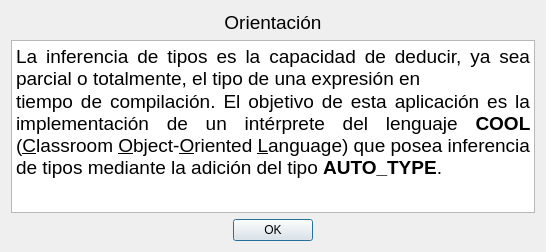
<?xml version="1.0" encoding="UTF-8"?>
<ui version="4.0">
 <class>Orientacion</class>
 <widget class="QDialog" name="Orientacion">
  <property name="geometry">
   <rect>
    <x>0</x>
    <y>0</y>
    <width>546</width>
    <height>252</height>
   </rect>
  </property>
  <property name="windowTitle">
   <string>Orientación</string>
  </property>
  <property name="windowIcon">
   <iconset>
    <normaloff>images/Qt.ico</normaloff>images/Qt.ico</iconset>
  </property>
  <layout class="QGridLayout" name="gridLayout">
   <item row="2" column="0">
    <widget class="QDialogButtonBox" name="buttonBox">
     <property name="orientation">
      <enum>Qt::Horizontal</enum>
     </property>
     <property name="standardButtons">
      <set>QDialogButtonBox::Ok</set>
     </property>
     <property name="centerButtons">
      <bool>true</bool>
     </property>
    </widget>
   </item>
   <item row="1" column="0">
    <widget class="QTextBrowser" name="textBrowser">
     <property name="html">
      <string>&lt;!DOCTYPE HTML PUBLIC &quot;-//W3C//DTD HTML 4.0//EN&quot; &quot;http://www.w3.org/TR/REC-html40/strict.dtd&quot;&gt;
&lt;html&gt;&lt;head&gt;&lt;meta name=&quot;qrichtext&quot; content=&quot;1&quot; /&gt;&lt;style type=&quot;text/css&quot;&gt;
p, li { white-space: pre-wrap; }
&lt;/style&gt;&lt;/head&gt;&lt;body style=&quot; font-family:'Ubuntu'; font-size:11pt; font-weight:400; font-style:normal;&quot;&gt;
&lt;p align=&quot;justify&quot; style=&quot; margin-top:0px; margin-bottom:0px; margin-left:0px; margin-right:0px; -qt-block-indent:0; text-indent:0px;&quot;&gt;&lt;span style=&quot; font-family:'MS Shell Dlg 2'; font-size:14pt;&quot;&gt;La inferencia de tipos es la capacidad de deducir, ya sea parcial o totalmente, el tipo de una expresión en&lt;/span&gt;&lt;/p&gt;
&lt;p align=&quot;justify&quot; style=&quot; margin-top:0px; margin-bottom:0px; margin-left:0px; margin-right:0px; -qt-block-indent:0; text-indent:0px;&quot;&gt;&lt;span style=&quot; font-family:'MS Shell Dlg 2'; font-size:14pt;&quot;&gt;tiempo de compilación. El objetivo de esta aplicación es la implementación de un intérprete del lenguaje &lt;/span&gt;&lt;span style=&quot; font-family:'MS Shell Dlg 2'; font-size:14pt; font-weight:600;&quot;&gt;COOL &lt;/span&gt;&lt;span style=&quot; font-family:'MS Shell Dlg 2'; font-size:14pt;&quot;&gt;  (&lt;/span&gt;&lt;span style=&quot; font-family:'MS Shell Dlg 2'; font-size:14pt; text-decoration: underline;&quot;&gt;C&lt;/span&gt;&lt;span style=&quot; font-family:'MS Shell Dlg 2'; font-size:14pt;&quot;&gt;lassroom &lt;/span&gt;&lt;span style=&quot; font-family:'MS Shell Dlg 2'; font-size:14pt; text-decoration: underline;&quot;&gt;O&lt;/span&gt;&lt;span style=&quot; font-family:'MS Shell Dlg 2'; font-size:14pt;&quot;&gt;bject-&lt;/span&gt;&lt;span style=&quot; font-family:'MS Shell Dlg 2'; font-size:14pt; text-decoration: underline;&quot;&gt;O&lt;/span&gt;&lt;span style=&quot; font-family:'MS Shell Dlg 2'; font-size:14pt;&quot;&gt;riented &lt;/span&gt;&lt;span style=&quot; font-family:'MS Shell Dlg 2'; font-size:14pt; text-decoration: underline;&quot;&gt;L&lt;/span&gt;&lt;span style=&quot; font-family:'MS Shell Dlg 2'; font-size:14pt;&quot;&gt;anguage) que posea inferencia de tipos mediante la adición del tipo &lt;/span&gt;&lt;span style=&quot; font-family:'MS Shell Dlg 2'; font-size:14pt; font-weight:600;&quot;&gt;AUTO_TYPE&lt;/span&gt;&lt;span style=&quot; font-family:'MS Shell Dlg 2'; font-size:14pt;&quot;&gt;.&lt;/span&gt;&lt;/p&gt;&lt;/body&gt;&lt;/html&gt;</string>
     </property>
    </widget>
   </item>
   <item row="0" column="0">
    <widget class="QLabel" name="label">
     <property name="font">
      <font>
       <family>Tahoma</family>
       <pointsize>14</pointsize>
      </font>
     </property>
     <property name="text">
      <string>&lt;html&gt;&lt;head/&gt;&lt;body&gt;&lt;p align=&quot;center&quot;&gt;Orientación&lt;/p&gt;&lt;/body&gt;&lt;/html&gt;</string>
     </property>
    </widget>
   </item>
  </layout>
 </widget>
 <resources/>
 <connections>
  <connection>
   <sender>buttonBox</sender>
   <signal>accepted()</signal>
   <receiver>Orientacion</receiver>
   <slot>accept()</slot>
   <hints>
    <hint type="sourcelabel">
     <x>248</x>
     <y>254</y>
    </hint>
    <hint type="destinationlabel">
     <x>157</x>
     <y>274</y>
    </hint>
   </hints>
  </connection>
  <connection>
   <sender>buttonBox</sender>
   <signal>rejected()</signal>
   <receiver>Orientacion</receiver>
   <slot>reject()</slot>
   <hints>
    <hint type="sourcelabel">
     <x>316</x>
     <y>260</y>
    </hint>
    <hint type="destinationlabel">
     <x>286</x>
     <y>274</y>
    </hint>
   </hints>
  </connection>
 </connections>
</ui>
